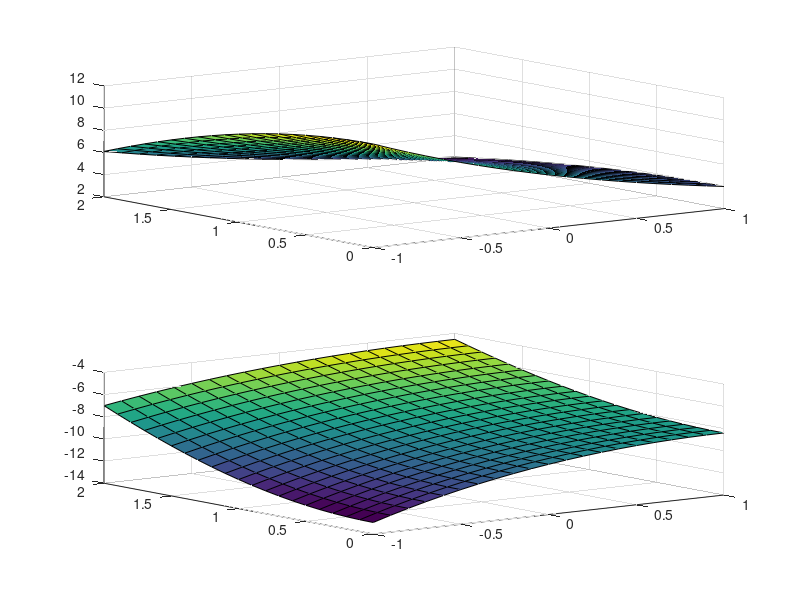

The MATLAB source for this figure:
%% Alex Swenson ME573 HW10, Problem 1
function problem1()
clear; clc;

%% Problem Parameters

dx = 0.1; dy=dx;
% dt = 0.01;
x = -1:dx:1;
y = 0:dy:2;


% Numerical Parameters
kappa = 0.5;
nu=0.2;

% Meshgrid
[X, Y] = meshgrid(x,y);
X=X'; Y=Y';

% Exact Solution

[u_exact, v_exact] = get_exact(X,Y,kappa,nu);

subplot(2,1,1)
surf(X,Y,u_exact)
subplot(2,1,2)
surf(X,Y,v_exact)





end

function [u,v] = get_exact(X, Y, kappa, nu)

    x0 = 1;
    a0=0.001*kappa*exp((1+x0)*kappa); a1=a0; 

    u_num = -2*nu*(a1 + kappa*(exp(kappa*(X-x0))-exp(-kappa*(X-x0))*cos(kappa*Y)));
    v_num = 2*nu*(-kappa*(exp(-kappa*(X-x0)) + exp(kappa*(X-x0)))*cos(kappa*Y));
    
    
    denom = a0 + a1*X +(exp(-kappa*(X-x0)) + exp(kappa*(X-x0)))*cos(kappa*Y);
    
    u = u_num %/ denom;
    v = v_num %/ denom;
end